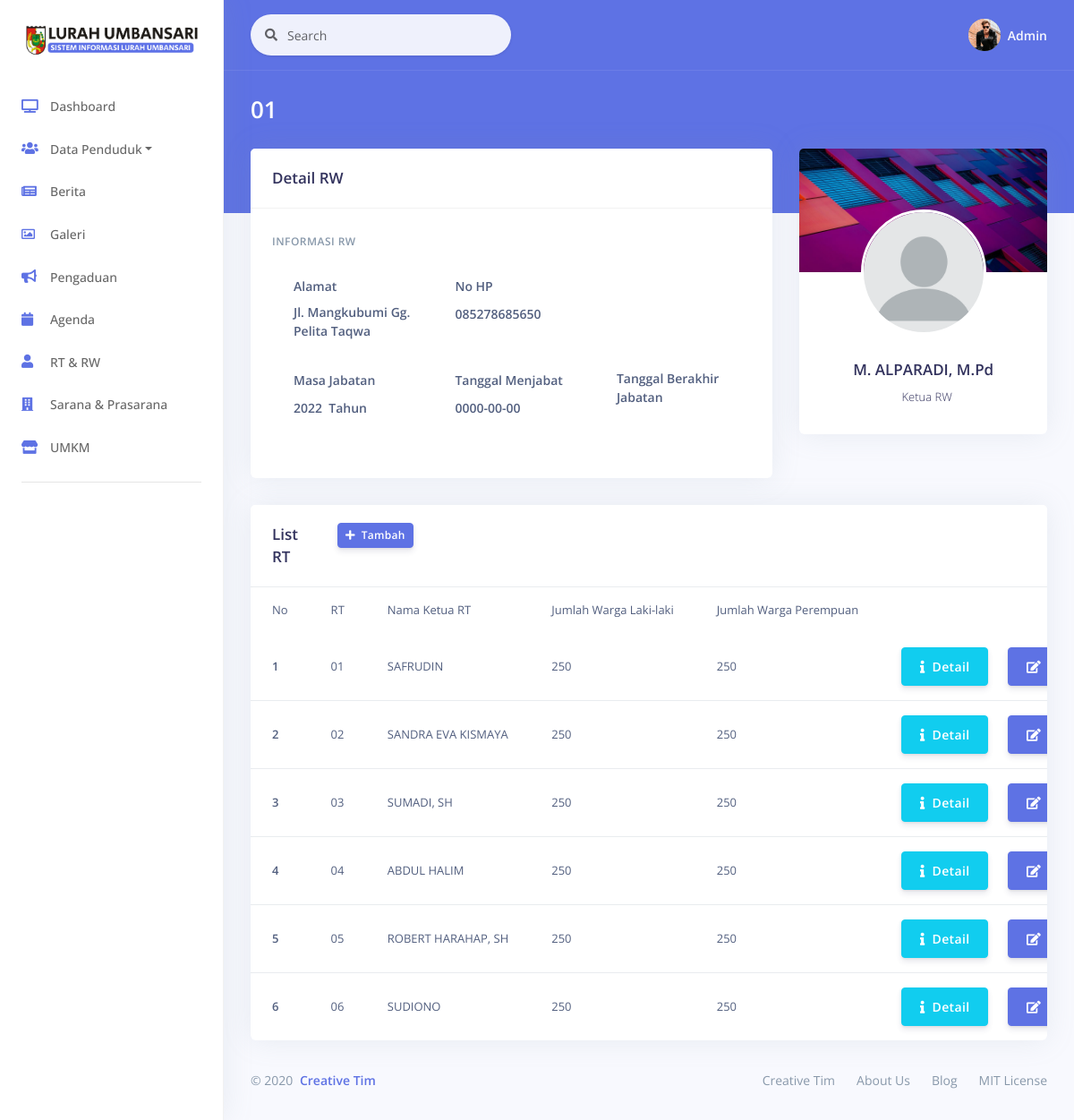
The page /Rw/detail/1 on the database its author committed.
### tables this page shows
CREATE TABLE `rw` (
  `rw_id` int(5) NOT NULL,
  `no_rw` varchar(50) NOT NULL,
  `rw_nama` varchar(50) DEFAULT NULL,
  `alamat` varchar(255) DEFAULT NULL,
  `no_tlp` varchar(50) DEFAULT NULL,
  `rw_foto` varchar(50) DEFAULT 'default.png',
  `tgl_jabat` date DEFAULT NULL,
  `tgl_akhir` date DEFAULT NULL,
  `status` varchar(50) DEFAULT '1'
);

CREATE TABLE `rt` (
  `rt_id` int(5) NOT NULL,
  `rw_id` int(5) NOT NULL,
  `rt_nama` varchar(50) DEFAULT NULL,
  `no_rt` varchar(50) DEFAULT NULL,
  `alamat` varchar(50) DEFAULT NULL,
  `no_tlp` varchar(50) DEFAULT NULL,
  `rt_foto` varchar(50) DEFAULT 'default.png',
  `tgl_jabat` date DEFAULT NULL,
  `tgl_akhir` date DEFAULT NULL,
  `status` varchar(50) DEFAULT '1'
);

### application/controllers/Rw.php (called while the page is built, shortened)
<?php
class Rw extends CI_Controller
{
    public function __construct()
    {
        $this->load->model('Rw_model');
        $this->load->model('Rt_model');
        $this->load->model('Rw_histori_model');
        $this->load->model('User_model');
    }
    public function detail($rw_id)
    {
        $data['judul'] = "Detail RW";
        $data['rw'] = $this->Rw_model->getById($rw_id);
        $data['rt'] = $this->Rt_model->get();
        $this->load->view("layout/header", $data);
        $this->load->view("data_rtrw/vw_detail_rw", $data);
        $this->load->view("layout/footer", $data);
    }
}

### index.php (called while the page is built, shortened)
<?php
require_once BASEPATH.'core/CodeIgniter.php';

### application/models/Rw_model.php (called while the page is built, shortened)
<?php
class Rw_model extends CI_Model
{
    public function getById($rw_id){
        $this->db->select('rw.*');
        $this->db->from('rw');
        $this->db->where('rw.rw_id', $rw_id);
        $query = $this->db->get();
        return $query->row_array();
    }
}

### application/models/Rt_model.php (called while the page is built, shortened)
<?php
class Rt_model extends CI_Model
{
    public $table = 'rt';
    public function get()
    {
        $this->db->from($this->table);
        $query = $this->db->get();
        return $query->result_array();
    }
}

### application/views/data_rtrw/vw_detail_rw.php (the view, shortened to what this page needs)
<div class="header bg-primary pb-6">
    <div class="container-fluid">
        <div class="header-body">
            <div class="row align-items-center py-4">
                <div class="col-lg-6 col-7">
                    <h3 class="h1 text-white d-inline-block mb-0"><?= $rw['no_rw'] ?></h3>
                </div>
            </div>
        </div>
    </div>
</div>
<div class="container-fluid mt--6">
    <div class="row">
        <div class="col-xl-4 order-xl-2">
            <div class="card card-profile">
                <div class="row justify-content-center">
                    <div class="col-lg-3 order-lg-2">
                        <div class="card-profile-image">
                            <a href="#">
                                <img src="<?= base_url('assets/img/rw/') . $rw['rw_foto']; ?>" class="rounded-circle">
                            </a>
                        </div>
                    </div>
                </div>
                <div class="card-body pt-7">
                    <div class="text-center">
                        <h5 class="h3">
                            <?= $rw['rw_nama'] ?>
                        </h5>
                        <div class="h5 font-weight-300">
                            <i class="ni location_pin mr-2"></i>Ketua RW
                        </div>
                    </div>
                </div>
            </div>
        </div>
        <div class="col-xl-8 order-xl-1">
            <div class="card">
                <div class="card-header">
                    <div class="row align-items-center">
                        <div class="col-8">
                            <h3 class="mb-0">Detail RW </h3>
                        </div>
                    </div>
                </div>
                <div class="card-body">
                    <form>
                        <h6 class="heading-small text-muted mb-4">Informasi RW</h6>
                        <div class="pl-lg-4">
                            <div class="row">
                                <div class="col-4">
                                    <div class="form-group">
                                        <label class="form-control-label" for="input-username">Alamat</label><br>
                                        <label class="form-control-label" for="input-username"><?= $rw['alamat'] ?></label>
                                    </div>
                                </div>
                                <div class="col-4">
                                    <div class="form-group">
                                        <label class="form-control-label" for="input-username">No HP</label><br>
                                        <label class="form-control-label" for="input-username"><?= $rw['no_tlp'] ?></label>
                                    </div>
                                </div>
                            </div>
                            <div class="row">
                                <div class="col-lg-4">
                                    <div class="form-group">
                                        <label class="form-control-label" for="input-username">Masa Jabatan</label><br>
                                        <label class="form-control-label" for="input-username">
                                        <?php
                                            $thn = date_format(date_create($rw['tgl_jabat']), "Y");
                                            $thnAkhir = date_format(date_create($rw['tgl_akhir']), "Y");
                                            $jabatan = $thnAkhir - $thn;
                                            echo $jabatan;
                                            ?>
                                            &nbsp;Tahun
                                        </label>
                                    </div>
                                </div>
                                <div class="col-lg-4">
                                    <div class="form-group">
                                        <label class="form-control-label" for="input-username">Tanggal Menjabat</label><br>
                                        <label class="form-control-label" for="input-username"><?= $rw['tgl_jabat'] ?></label>
                                    </div>
                                </div>
                                <div class="col-lg-4">
                                    <div class="form-group">
                                        <label class="form-control-label" for="input-username">Tanggal Berakhir Jabatan</label><br>
                                    </div>
                                </div>
                            </div>
                        </div>
                    </form>
                </div>
            </div>
        </div>
    </div>
    <div class="row">
        <div class="col">
            <div class="card">
                <div class="card-header border-0">
                    <div class="row">
                        <div class="col-1">
                            <h3 class="mb-0">List RT</h3>
                        </div>
                        <div class="col-3">
                            <a href="<?= site_url('Rt/add/') . $rw['rw_id']; ?>" class="btn btn-sm btn-primary"><i class="fas fa-plus"></i>&nbsp;&nbsp;Tambah</a>
                        </div>
                    </div>
                </div>
                <div class="table-responsive">
                    <table class="table align-items-center table-flush">
                        <thead class="thead-light">
                            <tr>
                                <td scope="col" class="sort" data-sort="nik">No</td>
                                <td scope="col" class="sort" data-sort="nik">RT</td>
                                <td scope="col" class="sort" data-sort="nama">Nama Ketua RT</td>
                                <td scope="col" class="sort" data-sort="asal">Jumlah Warga Laki-laki</td>
                                <td scope="col" class="sort" data-sort="asal">Jumlah Warga Perempuan</td>
                                <td scope="col"></td>
                            </tr>
                        </thead>
                        <tbody class="list">
                            <?php
                            $i = 1;
                            foreach ($rt as $r) {
                                if ($rw['rw_id'] == $r['rw_id']) {
                            ?>
                                    <tr>
                                        <th scope="row">
                                            <div class="media-body">
                                                <span><?= $i ?></span>
                                            </div>
                                        </th>
                                        <td>
                                            <?= $r['no_rt'] ?>
                                        </td>
                                        <td>
                                            <?= $r['rt_nama'] ?>
                                        </td>
                                        <td>
                                            250
                                        </td>
                                        <td>
                                            250
                                        </td>
                                        <td class="text-right">
                                            <a href="<?= site_url('Rt/detail/') . $r['rt_id']; ?>" class="btn btn-info"><i class="fas fa-info"></i>&nbsp;&nbsp;Detail</a>&nbsp;&nbsp;&nbsp;
                                            <a href="<?= site_url('Rt/edit/') . $r['rt_id']; ?>" class="btn btn-primary"><i class="fas fa-edit"></i>&nbsp;&nbsp;Edit</a>
                                        </td>
                                    </tr>
                            <?php
                                    $i++;
                                }
                            }
                            ?>
                        </tbody>
                    </table>
                </div>
            </div>
        </div>
    </div>

### rows shown on the page
rw: no_rw "01", rw_foto (placeholder picture), rw_nama "M. ALPARADI, M.Pd", alamat "Jl. Mangkubumi Gg. Pelita Taqwa", no_tlp "085278685650", jabatan "2022", tgl_jabat "0000-00-00"
rt: no_rt "01", rt_nama "SAFRUDIN"
rt: no_rt "02", rt_nama "SANDRA EVA KISMAYA"
rt: no_rt "03", rt_nama "SUMADI, SH"
rt: no_rt "04", rt_nama "ABDUL HALIM"
rt: no_rt "05", rt_nama "ROBERT HARAHAP, SH"
rt: no_rt "06", rt_nama "SUDIONO"
